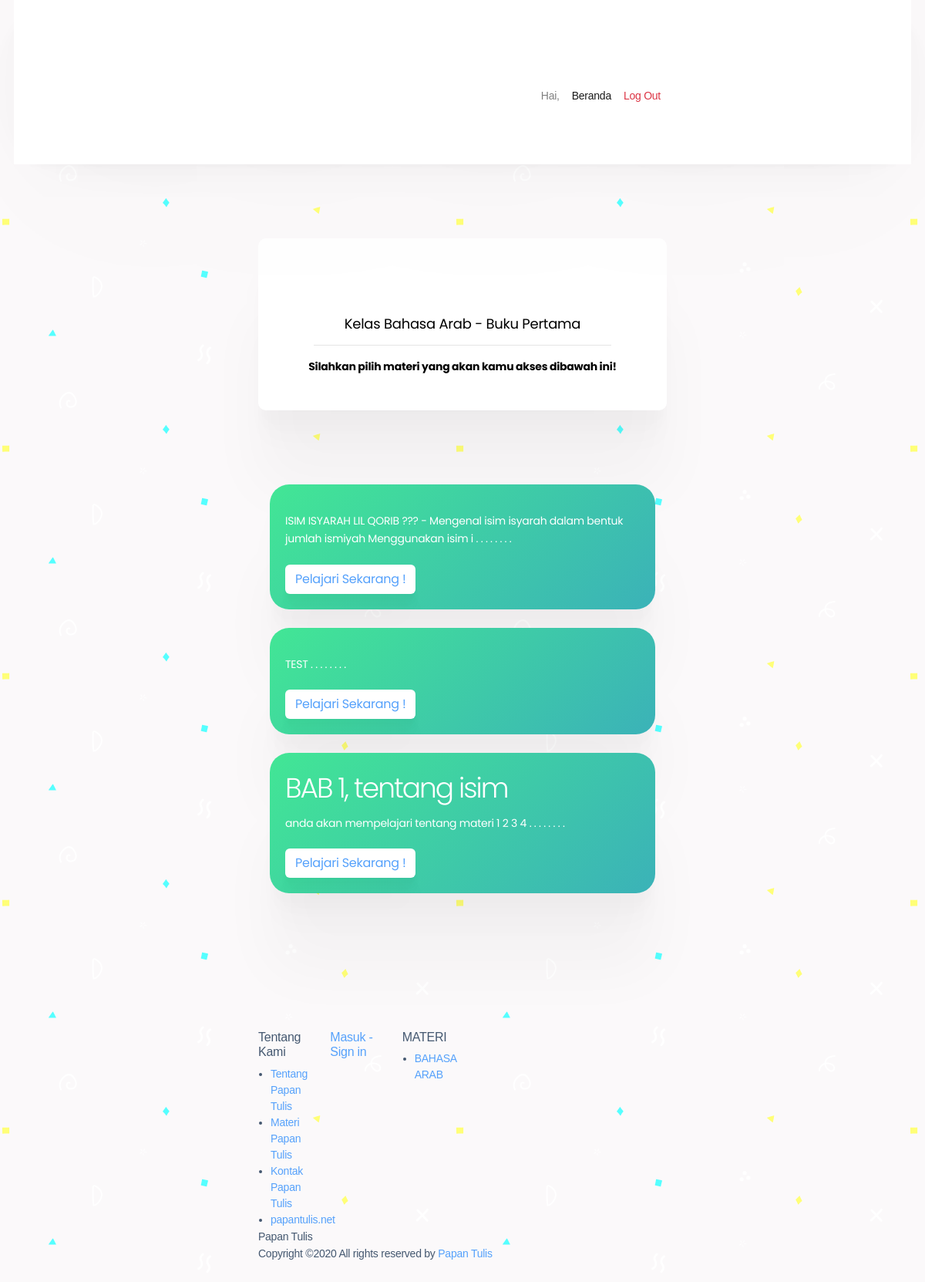
/index.php/materi/buku1, run on the app's committed database.
### tables this page shows
CREATE TABLE `materi` (
  `id` int(11) NOT NULL,
  `nama_guru` varchar(128) NOT NULL,
  `nama_mapel` varchar(128) NOT NULL,
  `video` varchar(255) NOT NULL,
  `deskripsi` varchar(1024) NOT NULL,
  `kelas` varchar(128) NOT NULL,
  `nama_bab` varchar(20) DEFAULT NULL,
  `status` char(1) NOT NULL DEFAULT 'b'
);

### application/controllers/materi.php (called while the page is built, shortened)
<?php
class Materi extends CI_Controller
{
    public function __construct()
    {
        $this->load->library('form_validation');
    }
    public function buku1()
    {
        $this->load->model('m_materi');
        $data['materi'] = $this->m_materi->buku1()->result();
        $data['user'] = $this->db->get_where('siswa', ['email' =>
            $this->session->userdata('email')])->row_array();
        $this->load->view('materi/buku1', $data);
        $this->load->view('template/footer');
    }
}

### index.php (called while the page is built, shortened)
<?php
require_once BASEPATH.'core/CodeIgniter.php';

### application/models/m_materi.php (called while the page is built, shortened)
<?php
class M_materi extends CI_Model
{
    public function buku1()
    {
        $mapel = 'Bahasa Arab';
        $kelas = 'X';
        $this->db->where('kelas', $kelas);
        $this->db->where('nama_mapel', $mapel);
        return $this->db->get('materi');
    }
}

### application/views/materi/buku1.php (the view, shortened to what this page needs)
<!doctype html>
<html lang="en">
<head>
    <link href="https://unpkg.com/aos@2.3.1/dist/aos.css" rel="stylesheet">
    <link rel="stylesheet" href="<?=base_url('assets/')?>css/bootstrap.css">
    <link rel="stylesheet" href="<?=base_url('assets/')?>vendors/linericon/style.css">
    <link rel="stylesheet" href="<?=base_url('assets/')?>css/font-awesome.min.css">
    <link rel="stylesheet" href="<?=base_url('assets/')?>vendors/owl-carousel/owl.carousel.min.css">
    <link rel="stylesheet" href="<?=base_url('assets/')?>vendors/lightbox/simpleLightbox.css">
    <link rel="stylesheet" href="<?=base_url('assets/')?>vendors/nice-select/css/nice-select.css">
    <link rel="stylesheet" href="<?=base_url('assets/')?>vendors/animate-css/animate.css">
    <link rel="stylesheet" href="<?=base_url('assets/')?>vendors/popup/magnific-popup.css">
    <link rel="stylesheet" href="<?=base_url('assets/')?>css/style.css">
    <link rel="stylesheet" href="<?=base_url('assets/')?>css/materi_style.css">
    <link rel="stylesheet" href="<?=base_url('assets/')?>css/responsive.css">
</head>
<body style="overflow-x:hidden;background-color:#fbf9fa;">
    <header class="header_area" style="background-color: white !important;">
        <div class="main_menu">
            <nav class="navbar navbar-expand-lg navbar-light">
                <div class="container">
                    <div class="collapse navbar-collapse offset" id="navbarSupportedContent">
                        <ul class="nav navbar-nav menu_nav ml-auto">
                            <li class="nav-item "><a class="nav-link" href="javascript:void(0)">Hai, <?php
$data['user'] = $this->db->get_where('siswa', ['email' =>
    $this->session->userdata('email')])->row_array();
?></a>
                            </li>
                            <li class="nav-item active"><a class="nav-link" href="<?=base_url('user')?>">Beranda</a>
                            </li>
                            <li class=" nav-item "><a class=" nav-link text-danger"
                                    href="<?=base_url('welcome/logout')?>">Log Out</a>
                            </li>
                        </ul>
                    </div>
                </div>
            </nav>
        </div>
    </header>
    <div class="container">
        <div class="bg-white mx-auto p-4 buat-text" data-aos="fade-down" data-aos-duration="1400"
            style="width: 100%; border-radius:10px;">
            <div class="row" style="color: black; font-family: 'poppins';">
                <div class="col-md-12 mt-1 text-center">
                    <h2 data-aos="fade-down" data-aos-duration="1700"><?php
                        $data['user'] = $this->db->get_where('siswa', ['email' =>
                        $this->session->userdata('email')])->row_array();
                        echo $data['user']['nama'];?></h2>
                    <h3>Kelas Bahasa Arab - Buku Pertama</h3>
                    <hr width="80%">
                    <p data-aos="fade-down" class="font-weight-bold" data-aos-duration="1800">Silahkan pilih materi yang
                        akan kamu akses
                        dibawah
                        ini!
                    </p>
                </div>
            </div>
        </div>
    </div>
    <div class="container">
        <div class="mt-4">
            <?php foreach ($materi as $u) {?>
            <div class="col-md-12 mb-4" data-aos="fade-down" data-aos-duration="1200">
                <div class="card materi w-150 border-0">
                    <div class="card-body col-md-12 mt-1">
                        <h1 class="card-title"><?=$u->nama_bab;?></h1>
                        <p class=" card-text">
                            <?=substr($u->deskripsi, 0, 100);?>&nbsp;.&nbsp;.&nbsp;.&nbsp;.&nbsp;.&nbsp;.&nbsp;.&nbsp;.
                        </p>
                        <a href="<?php echo site_url('materi/belajar/' . $u->id); ?>" class="btn btn-white">Pelajari
                            Sekarang !</a>
                    </div>
                </div>
            </div>
            <?php }?>
        </div>
    </div>
    <br>

### application/views/template/footer.php (shortened to what this page needs)
<footer class="footer-area p_60">
    <div class="container">
        <div class="row">
            <div class="col-lg-2  col-md-6 col-sm-6">
                <div class="single-footer-widget tp_widgets">
                    <h6 class="footer_title">Tentang Kami</h6>
                    <ul class="list">
                        <li><a href="<?=base_url('welcome/tentang')?>">Tentang Papan Tulis</a></li>
                        <li><a href="<?=base_url('welcome/materi')?>">Materi Papan Tulis</a></li>
                        <li><a href="<?=base_url('welcome/kontak')?>">Kontak Papan Tulis</a></li>
                        <li><a href="http://papantulis.net">papantulis.net</a></li>
                    </ul>
                </div>
            </div>
            <div class="col-lg-2  col-md-6 col-sm-6">
                <div class="single-footer-widget tp_widgets">
                    <h6 class="footer_title"> <a href="<?=base_url('welcome')?>" data-toggle="modal" data-target="#exampleModalCenter">Masuk - Sign in</a></h6>
                </div>
            </div>
            <div class="col-lg-2  col-md-6 col-sm-6">
                <div class="single-footer-widget tp_widgets">
                    <h6 class="footer_title">MATERI</h6>
                    <ul class="list">
                        <li><a href="javaScript:void(0);">BAHASA ARAB</a></li>
                    </ul>
                </div>
            </div>
        </div>
        <div class="row footer-bottom d-flex justify-content-between align-items-center">
            <p class="col-lg-8 col-md-8 footer-text m-0">
                Papan Tulis <br> Copyright &copy; All rights reserved <span class="text-danger"></span> by
                <a href="http://papantulis.net" target="_blank">Papan Tulis</a>
            </p>
        </div>
    </div>
</footer>
</body>
</html>

### assets/css/materi_style.css (style rules this page uses)
body { background-color: #ffffff; background-attachment: fixed; }
.card { border-radius: 25px; border: none; box-shadow: 0 2.3px 1.9px rgba(0, 0, 0, 0.002), 0 5.4px 4.3px rgba(0, 0, 0, 0.005), 0 9.7px 7.7px rgba(0, 0, 0, 0.007), 0 16.1px 12.8px rgba(0, 0, 0, 0.01), 0 26.5px 21.2px rgba(0, 0, 0, 0.014), 0 46.2px 37px rgba(0, 0, 0, 0.019), 0 100px 80px rgba(0, 0, 0, 0.03); transition: 0.5s ease; cursor: pointer; font-family: 'Poppins', sans-serif; }
.materi { background: linear-gradient(135deg, #42e695 0%, #3bb2b8 100%); color: white !important; width: 100%; }
.btn-white { background-color: white; border-radius: 6px; box-shadow: 0 2.8px 2.2px rgba(0, 0, 0, 0.006), 0 6.7px 5.3px rgba(0, 0, 0, 0.008), 0 12.5px 10px rgba(0, 0, 0, 0.01), 0 22.3px 17.9px rgba(0, 0, 0, 0.012), 0 41.8px 33.4px rgba(0, 0, 0, 0.014), 0 100px 80px rgba(0, 0, 0, 0.02); }
.buat-text { box-shadow: 0 2.3px 1.9px rgba(0, 0, 0, 0.002), 0 5.4px 4.3px rgba(0, 0, 0, 0.005), 0 9.7px 7.7px rgba(0, 0, 0, 0.007), 0 16.1px 12.8px rgba(0, 0, 0, 0.01), 0 26.5px 21.2px rgba(0, 0, 0, 0.014), 0 46.2px 37px rgba(0, 0, 0, 0.019), 0 100px 80px rgba(0, 0, 0, 0.03); }
.navbar { box-shadow: 0 0.3px 5.6px rgba(0, 0, 0, 0.007), 0 0.7px 12.6px rgba(0, 0, 0, 0.01), 0 1.2px 22px rgba(0, 0, 0, 0.013), 0 1.9px 34.9px rgba(0, 0, 0, 0.015), 0 2.9px 53.9px rgba(0, 0, 0, 0.017), 0 4.5px 84.1px rgba(0, 0, 0, 0.02), 0 7.5px 139.6px rgba(0, 0, 0, 0.023), 0 15px 279px rgba(0, 0, 0, 0.03); }

### data on the page
materi: deskripsi "ISIM ISYARAH LIL QORIB ??? - Mengenal isim isyarah dalam bentuk jumlah ismiyah Menggunakan isim i"
materi: deskripsi "TEST"
materi: nama_bab "BAB 1, tentang isim", deskripsi "anda akan mempelajari tentang materi 1 2 3 4"
